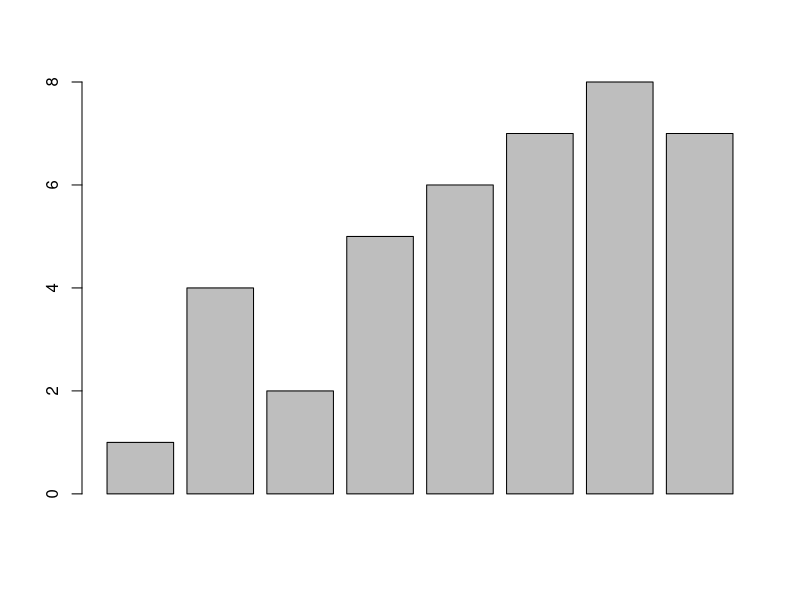
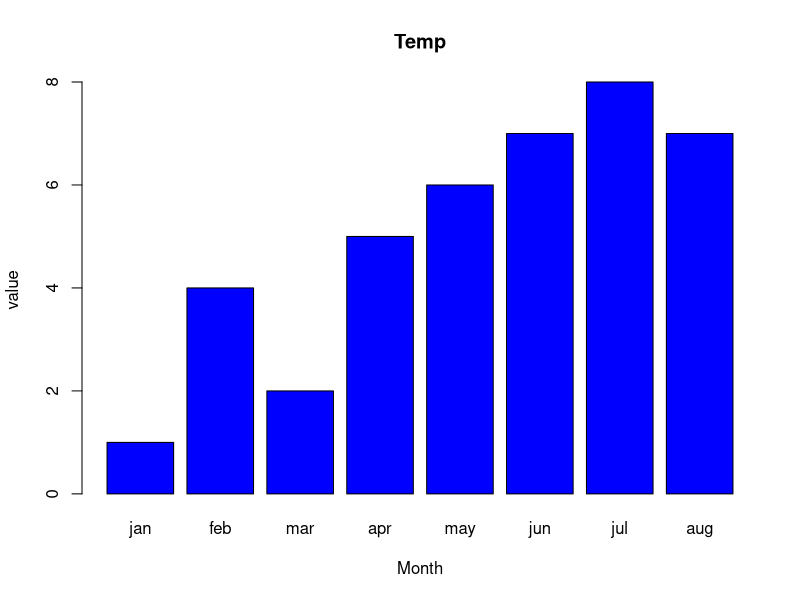
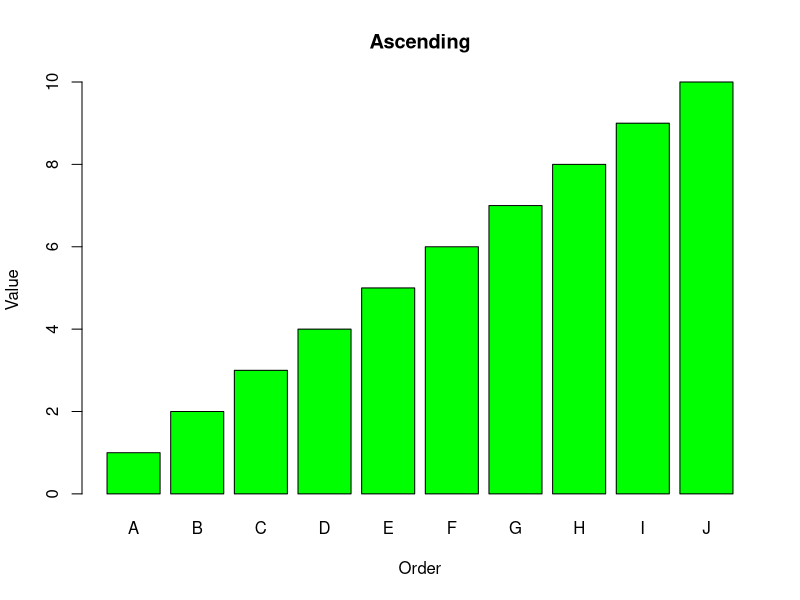

Write the R code that produced these figures, in order.
##barplot(V,xlab,ylab,main,col,names.arg)
a<-c(1,4,2,5,6,7,8,7)
barplot(a)
barplot(a,main="Temp",xlab="Month",ylab="value",col="blue",names.arg=c("jan","feb","mar","apr","may","jun","jul","aug"))


b<-c(1,2,3,4,5,6,7,8,9,10)
barplot(b,main="Ascending",xlab="Order",ylab="Value",names.arg=c("A","B","C","D","E","F","G","H","I","J"),col="green")
